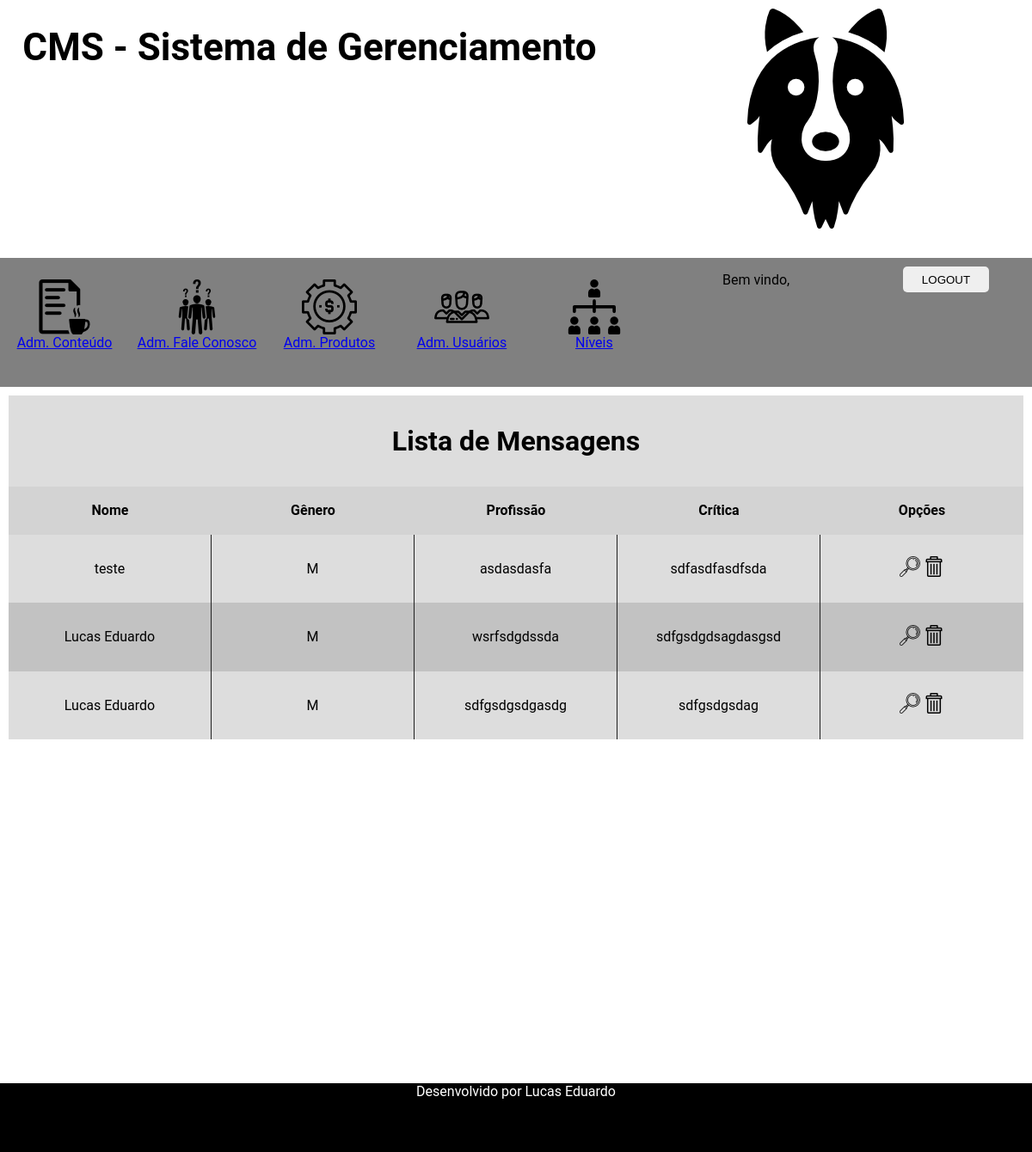
Screenshot of /cms/faleconosco.php (signed in) with the database file from the repository.
### tables this page shows
CREATE TABLE `tbl_fconosco` (
  `nome` varchar(255) DEFAULT NULL,
  `telefone` varchar(15) DEFAULT NULL,
  `celular` varchar(15) DEFAULT NULL,
  `email` varchar(350) DEFAULT NULL,
  `home` varchar(255) DEFAULT NULL,
  `facebook` varchar(255) DEFAULT NULL,
  `informacao` varchar(255) DEFAULT NULL,
  `genero` varchar(1) DEFAULT NULL,
  `profissao` varchar(100) DEFAULT NULL,
  `critica` varchar(500) DEFAULT NULL,
  `id` int(11) NOT NULL AUTO_INCREMENT,
  PRIMARY KEY (`id`)
);

### cms/faleconosco.php (the view, shortened to what this page needs)
<?php
    $conexao = conectar();
?>
<html>
    <head>
        <link rel="stylesheet" type="text/css" href="css/style.css">
    </head>
    <body>
        <?php
            include "nav.php";
        ?>
        <div class="content">
            <table class="table-model">
                <tr class="table-row">
                    <td class="table-cell" colspan="5">
                        <h1>Lista de Mensagens</h1>
                    </td>
                </tr>
                <tr class="table-row" style="font-weight: bold; background-color: lightgray;">
                    <td class="table-cell">
                        Nome
                    </td>
                    <td class="table-cell">
                        Gênero
                    </td>
                    <td class="table-cell">
                        Profissão
                    </td>
                    <td class="table-cell">
                        Crítica
                    </td>
                    <td class="table-cell">
                        Opções
                    </td>
                </tr>
                <?php
                    $sql = "select * from tbl_fconosco";
                    $resultado = mysqli_query($conexao, $sql);
                    while($rsFaleConosco = mysqli_fetch_array($resultado)){
                ?>
                <tr class="table-row">
                    <td class="table-cell" style="border-right: 0.5px solid #202020;"><?php echo (utf8_encode($rsFaleConosco['nome']))?></td>
                    <td class="table-cell" style="border-right: 0.5px solid #202020;"><?php echo (utf8_encode($rsFaleConosco['genero']))?></td>
                    <td class="table-cell" style="border-right: 0.5px solid #202020;"><?php echo (utf8_encode($rsFaleConosco['profissao']))?></td>
                    <td class="table-cell" style="border-right: 0.5px solid #202020;"><?php echo (utf8_encode($rsFaleConosco['critica']))?></td>
                    <td class="table-cell">
                        <img class="visualizar" src="imagens/loupe.png" onclick="modal(<?php echo($rsFaleConosco['id'])?>)">
                        <a href="faleconosco.php?modo=excluir&id=<?php echo($rsFaleConosco['id'])?>" onclick="return confirm('Deseja excluir o registro?')">
                            <img src="imagens/delete.png">
                        </a>
                    </td>
                </tr>
                <?php
                    }
                ?>
            </table>
        </div>
    </body>
</html>

### cms/css/style.css (style rules this page uses)
body { margin: 0; padding: 0; font-family: 'roboto'; }
header { width: 100%; max-width: 1920px; margin: auto; height: 300px; overflow: hidden; }
.header-left { width: 60%; height: 100%; float: left; text-align: center; margin-top: 6 0px; font-size: 22px; }
.header-right { width: 40%; height: 100%; float: left; text-align: center; margin-top: 10px; }
.content { width: 100%; height: 100%; max-width: 1200px; margin: auto; }
footer { width: 100%; max-width: 1200px; position: relative; bottom: 0; height: 80px; background-color: black; color: white; text-align: center; margin: auto; }
.table-model { width: 1180px; height: 400px; margin: auto; margin-top: 10px; margin-bottom: 10px; border-spacing: 0px; background-color: #DDD; }
.table-model tr:nth-child(even) { background-color: #C2C2C2; }
.table-model h1 { margin: 0; text-align: center; }
.table-row { width: 1100px; text-align: center; }
.table-cell { width: 20%; }

### rows the page displays
tbl_fconosco: nome "teste", genero "M", profissao "asdasdasfa", critica "sdfasdfasdfsda"
tbl_fconosco: nome "Lucas Eduardo", genero "M", profissao "wsrfsdgdssda", critica "sdfgsdgdsagdasgsd"
tbl_fconosco: nome "Lucas Eduardo", genero "M", profissao "sdfgsdgsdgasdg", critica "sdfgsdgsdag"
